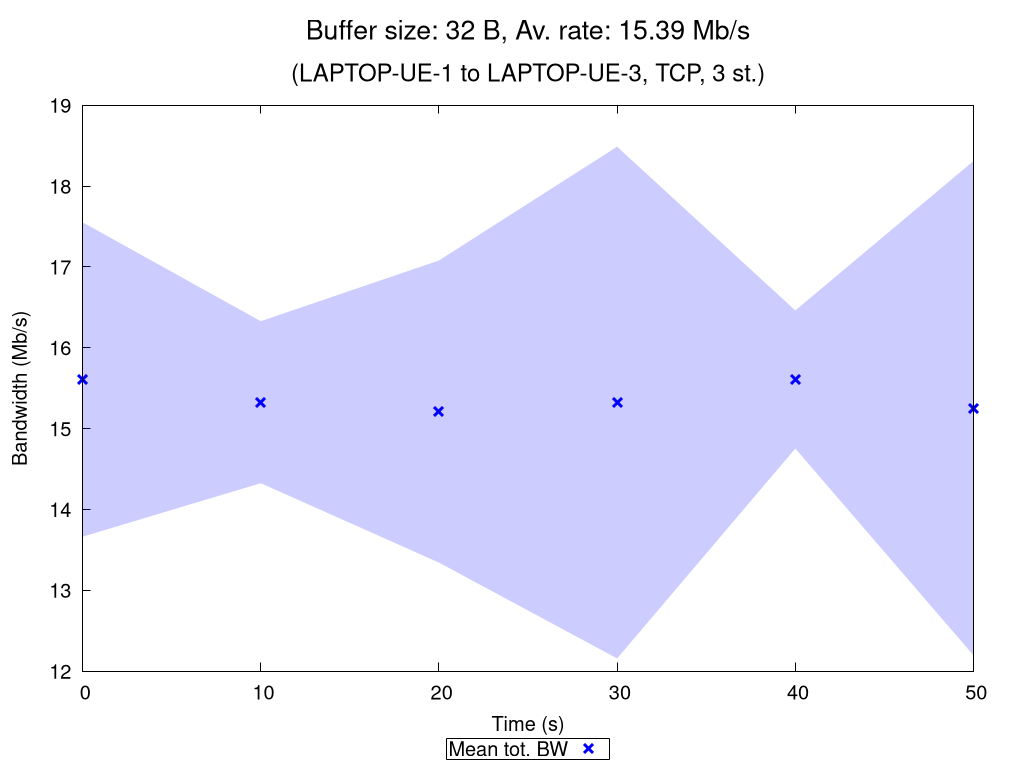

Source code (gnuplot):
set terminal pngcairo nocrop enhanced size 1024,768 font "Verdana,15"
set output "TCP_3_st_2020_10_06_16-04-51_one2two_00032B.png"

set title "{/=20 Buffer size: 32 B, Av. rate: 15.39 Mb/s}\n\n{/=18 (LAPTOP-UE-1 to LAPTOP-UE-3, TCP, 3 st.)}"

set xlabel "Time (s)"
set ylabel "Bandwidth (Mb/s)"
set ytics nomirror
set key bmargin center horizontal box samplen 1 width -1
set bmargin 4.6
set rmargin 4.5

rf = 1000000.0  # rate factor
set style fill transparent solid 0.2 noborder
set autoscale xfix
plot "TCP_3_st_2020_10_06_16-04-51_one2two_00032B_iperf_processed.dat" using 1:($2/rf-$3/rf):($2/rf+$3/rf) with filledcurves lc rgb "blue" notitle, \
     "" using 1:($2/rf) with points pt 2 ps 1.5 lw 3 lc rgb "blue" title "Mean tot. BW", \
